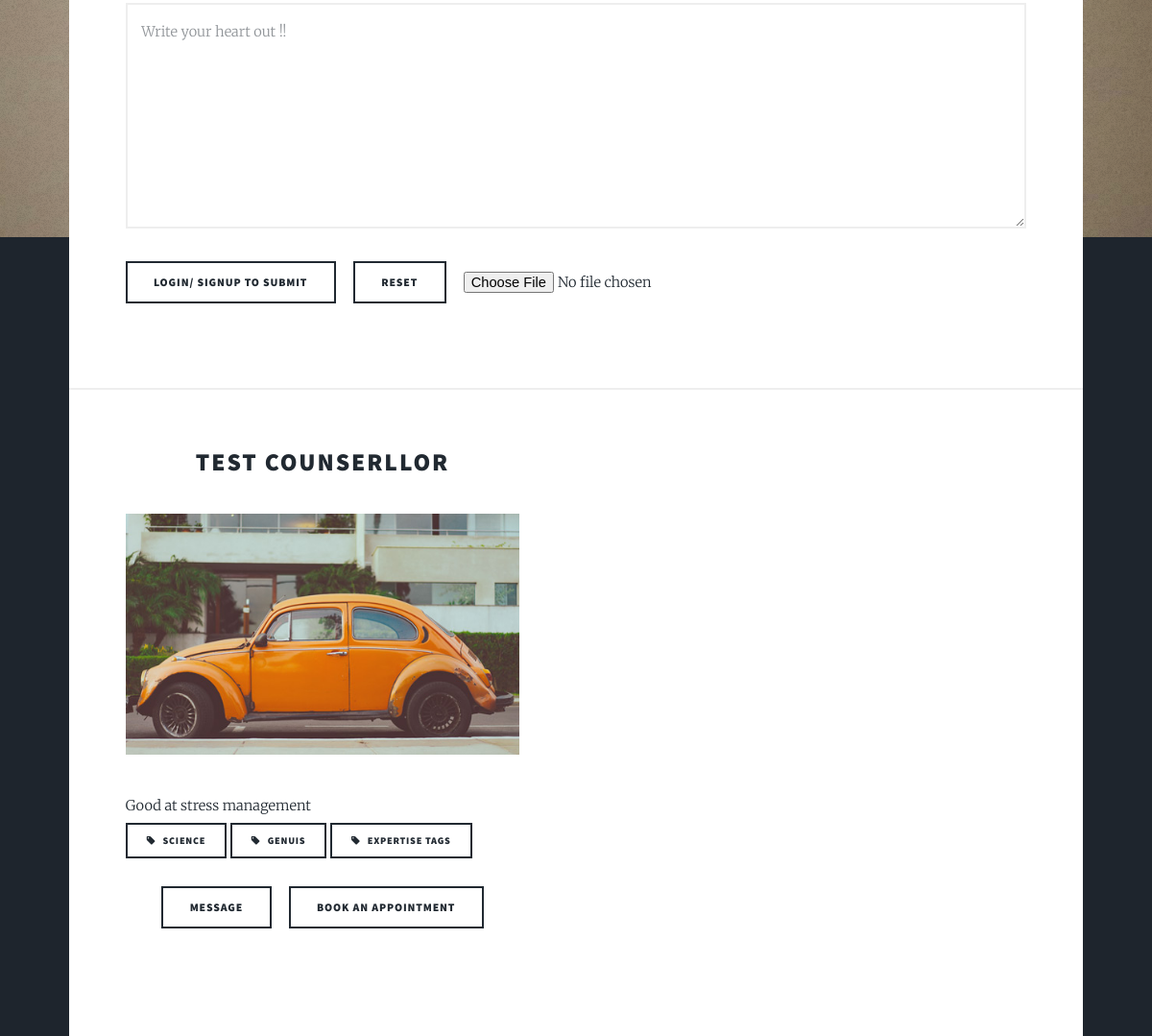
The page /talk/ (middle part) on the database as committed earlier.
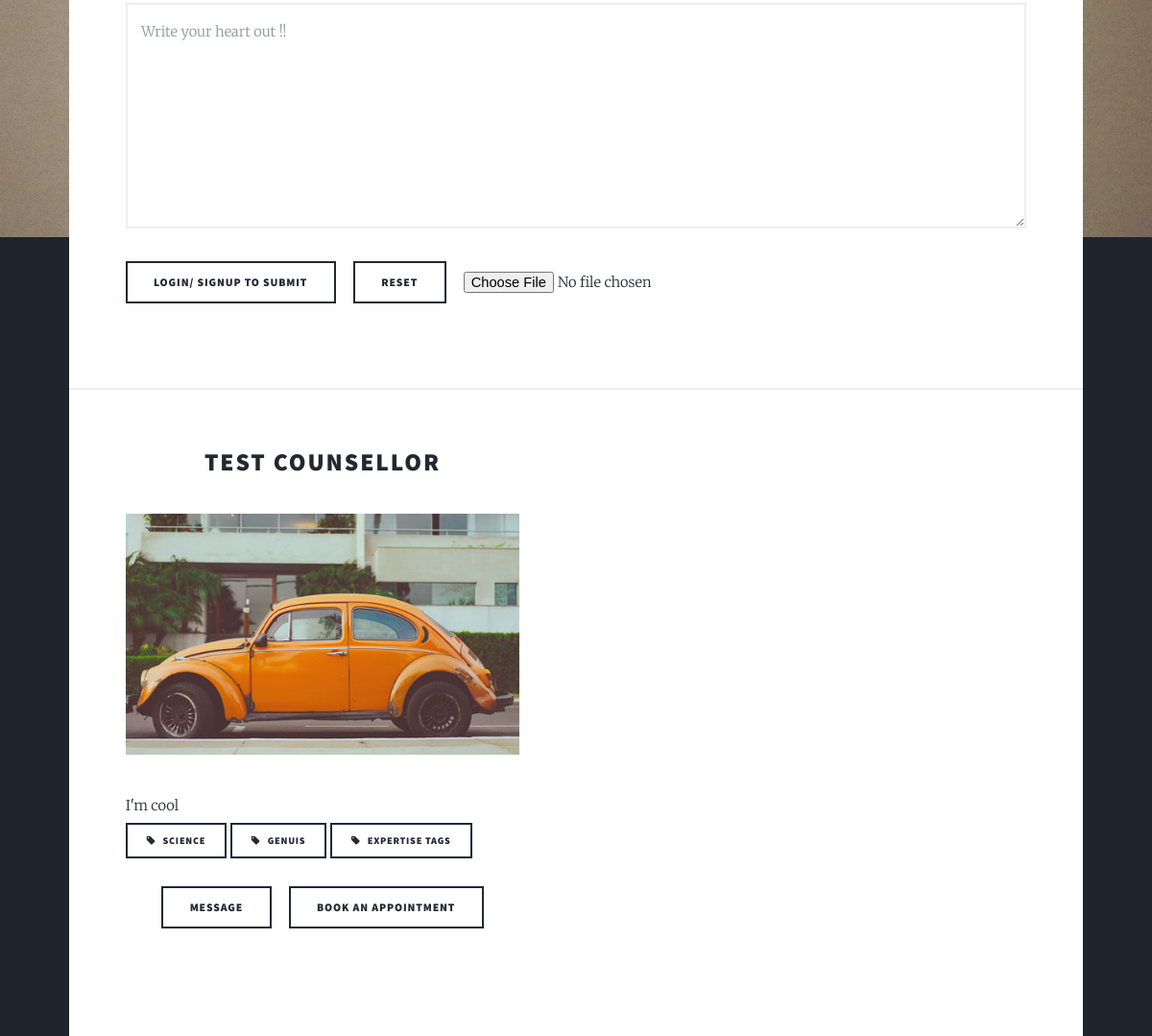
The same page on the database as committed later.
### client/models.py (models this page shows, shortened)
class Counsellordata(models.Model):
    User = models.OneToOneField(User,on_delete=models.SET_NULL, null=True, blank=True)
    Name = models.CharField(max_length=100)
    Gender=models.IntegerField(choices=[(0,'Male'),(1,'Female'),(2,'Other')])
    Age=models.IntegerField(blank = True,null=True)
    Profile_pic = models.FileField(blank=True,null=True)
    Email=models.EmailField()
    State=models.CharField(max_length=50,blank=True,null=True)
    City=models.CharField(max_length=50,blank=True,null=True)
    Education=models.CharField(max_length=300,blank = True,null=True)
    Expertise = models.CharField(max_length=200,blank=True,null=True)
    Summary = models.CharField(max_length=1000,blank=True,null=True)
    Consultation_start = models.TimeField(null=True,auto_now=False, auto_now_add=False)
    Consultation_end = models.TimeField(null=True,auto_now=False, auto_now_add=False)

### client/views.py (the view)
# urls.py: path('talk/',views.talk,name = "talk-to-counsellor"),
def talk(request):
    user_check = True
    if request.user.is_authenticated:
        coun = Counsellordata.objects.all().filter(User=request.user)
        if coun:
            user_check = False
            return render(request,'client/home.html',{"client":user_check})
    form = DescriptionForm()
    show = True
    if request.user.is_authenticated:
        des = Description.objects.all().filter(User=request.user)
        if des:
            show = False
    if request.method=='POST':
        form = DescriptionForm(request.POST,request.FILES)
        if form.is_valid():
            instance = form.save(commit=False)
            instance.User = request.user
            instance.save()
            form = DescriptionForm()
            context = {"form":form,"client":True,'all_counsellors': Counsellordata.objects.all(),"show":False,"message":"Saved successfully, Now please select a counsellor you would like to talk to."}
            return render(request,'client/talk_to_counsellor.html',context)
        else:
            context = {"form":form,"client":True,"show":show,'all_counsellors': Counsellordata.objects.all()}
            return render(request,'client/talk_to_counsellor.html',context)
    else:
        context = {"form":form,"client":True,"show":show,'all_counsellors': Counsellordata.objects.all()}
        return render(request,'client/talk_to_counsellor.html',context)

### client/forms.py
class DescriptionForm(ModelForm):
    class Meta:
        model = Description
        fields = ['Message','extra_data']

### client/templates/client/talk_to_counsellor.html (shortened to what this page needs)
{%extends "client/base.html"%}
 {%block content%}
 {%if show%}
	<section class="post">
		<form method="POST"  class="alt" enctype="multipart/form-data">
			<div class="12u$">
				<textarea name="Message" id="Message" placeholder="Write your heart out !!" rows="6"></textarea>
			</div>
			<br>
			<div class="12u$">
				<ul class="actions">
					{%if user.is_authenticated%}
					<li><input type="submit" value="Submit" class="special" /></li>
					{%else%}
					<li><a href="{%url 'sign-up'%}" class="button">Login/ Signup to submit</a></li>
					{%endif%}
					<li><input type="reset" value="Reset" /></li>
					<li>
						<input id = "extra_data" type="file", name="extra_data"/>
					</li>
				</ul>
			</div>
		</form>
	</section>
 {%endif%}
	<section class="posts">
		{%for counsellor in all_counsellors%}
			<article>
				<header>
					<h2><a href="#">{{counsellor.Name}}</a></h2>
				</header>
				<a href="#" class="image fit"><img src="../../static/images/pic02.jpg" alt="" /></a>
				<p>{{counsellor.Summary}}<br>
					<a href="#" class="button small icon fa-tag">Science</a> <a href="#" class="button small icon fa-tag">Genuis</a> <a href="#" class="button small icon fa-tag">Expertise tags</a></p>
				<ul class="actions">
					<li><a href="#" class="button">Message</a></li>
					<li><a href="{%url 'book-appointment' pk=counsellor.pk %}" class="button">Book an appointment</a></li>
				</ul>
			</article>
		{%endfor%}
		</section>
{%endblock%}

Rows that differ between the two databases and show on the page:
changed Counsellordata: Name "TEST COUNSERLLOR" → "TEST COUNSELLOR"; Summary "Good at stress management" → "I'm cool"
